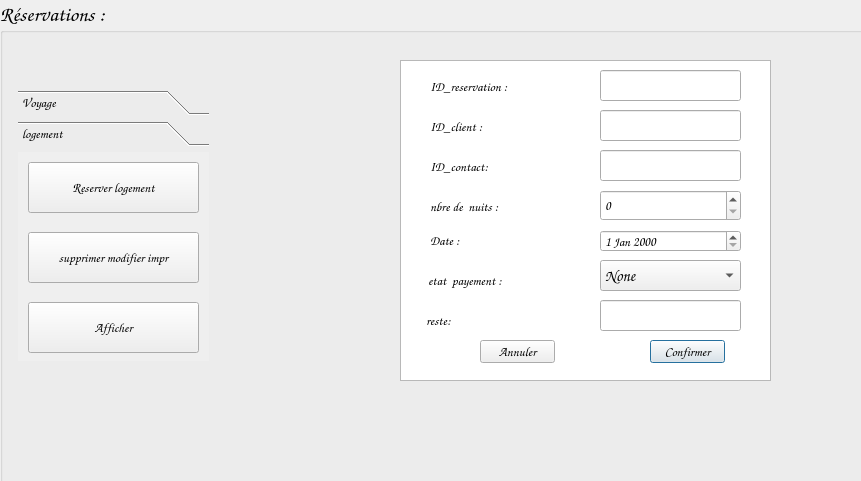
<?xml version="1.0" encoding="UTF-8"?>
<ui version="4.0">
 <class>Rlog</class>
 <widget class="QDialog" name="Rlog">
  <property name="geometry">
   <rect>
    <x>0</x>
    <y>0</y>
    <width>861</width>
    <height>481</height>
   </rect>
  </property>
  <property name="windowTitle">
   <string>Dialog</string>
  </property>
  <widget class="QGroupBox" name="groupBox">
   <property name="geometry">
    <rect>
     <x>0</x>
     <y>0</y>
     <width>861000</width>
     <height>481000</height>
    </rect>
   </property>
   <property name="minimumSize">
    <size>
     <width>861000</width>
     <height>481000</height>
    </size>
   </property>
   <property name="maximumSize">
    <size>
     <width>861000</width>
     <height>481000</height>
    </size>
   </property>
   <property name="font">
    <font>
     <family>Comic Sans MS</family>
     <pointsize>16</pointsize>
    </font>
   </property>
   <property name="title">
    <string>Réservations :</string>
   </property>
   <widget class="QTextBrowser" name="textBrowser">
    <property name="geometry">
     <rect>
      <x>400</x>
      <y>60</y>
      <width>371</width>
      <height>321</height>
     </rect>
    </property>
   </widget>
   <widget class="QLineEdit" name="idr">
    <property name="geometry">
     <rect>
      <x>600</x>
      <y>70</y>
      <width>141</width>
      <height>31</height>
     </rect>
    </property>
   </widget>
   <widget class="QLineEdit" name="idc">
    <property name="geometry">
     <rect>
      <x>600</x>
      <y>110</y>
      <width>141</width>
      <height>31</height>
     </rect>
    </property>
   </widget>
   <widget class="QComboBox" name="etp">
    <property name="geometry">
     <rect>
      <x>600</x>
      <y>260</y>
      <width>141</width>
      <height>31</height>
     </rect>
    </property>
    <property name="font">
     <font>
      <pointsize>12</pointsize>
     </font>
    </property>
    <item>
     <property name="text">
      <string>None</string>
     </property>
    </item>
    <item>
     <property name="text">
      <string>paye</string>
     </property>
    </item>
    <item>
     <property name="text">
      <string>non paye</string>
     </property>
    </item>
    <item>
     <property name="text">
      <string>reste</string>
     </property>
    </item>
   </widget>
   <widget class="QPushButton" name="pushButton_3">
    <property name="geometry">
     <rect>
      <x>650</x>
      <y>340</y>
      <width>75</width>
      <height>23</height>
     </rect>
    </property>
    <property name="font">
     <font>
      <pointsize>10</pointsize>
     </font>
    </property>
    <property name="text">
     <string>Confirmer</string>
    </property>
   </widget>
   <widget class="QPushButton" name="pushButton_6">
    <property name="geometry">
     <rect>
      <x>480</x>
      <y>340</y>
      <width>75</width>
      <height>23</height>
     </rect>
    </property>
    <property name="font">
     <font>
      <pointsize>10</pointsize>
     </font>
    </property>
    <property name="text">
     <string>Annuler</string>
    </property>
   </widget>
   <widget class="QLabel" name="label_2">
    <property name="geometry">
     <rect>
      <x>430</x>
      <y>76</y>
      <width>101</width>
      <height>21</height>
     </rect>
    </property>
    <property name="font">
     <font>
      <pointsize>10</pointsize>
     </font>
    </property>
    <property name="text">
     <string>ID_reservation :</string>
    </property>
   </widget>
   <widget class="QLabel" name="label_3">
    <property name="geometry">
     <rect>
      <x>430</x>
      <y>116</y>
      <width>101</width>
      <height>21</height>
     </rect>
    </property>
    <property name="font">
     <font>
      <pointsize>10</pointsize>
     </font>
    </property>
    <property name="text">
     <string>ID_client :</string>
    </property>
   </widget>
   <widget class="QLabel" name="label_4">
    <property name="geometry">
     <rect>
      <x>428</x>
      <y>270</y>
      <width>131</width>
      <height>21</height>
     </rect>
    </property>
    <property name="font">
     <font>
      <pointsize>10</pointsize>
     </font>
    </property>
    <property name="text">
     <string>etat  payement :</string>
    </property>
   </widget>
   <widget class="QLabel" name="label_5">
    <property name="geometry">
     <rect>
      <x>426</x>
      <y>312</y>
      <width>141</width>
      <height>16</height>
     </rect>
    </property>
    <property name="font">
     <font>
      <pointsize>10</pointsize>
     </font>
    </property>
    <property name="text">
     <string>reste:</string>
    </property>
   </widget>
   <widget class="QDateEdit" name="dat">
    <property name="geometry">
     <rect>
      <x>600</x>
      <y>230</y>
      <width>141</width>
      <height>22</height>
     </rect>
    </property>
    <property name="font">
     <font>
      <pointsize>10</pointsize>
     </font>
    </property>
   </widget>
   <widget class="QLabel" name="label_6">
    <property name="geometry">
     <rect>
      <x>430</x>
      <y>230</y>
      <width>101</width>
      <height>21</height>
     </rect>
    </property>
    <property name="font">
     <font>
      <pointsize>10</pointsize>
     </font>
    </property>
    <property name="text">
     <string>Date :</string>
    </property>
   </widget>
   <widget class="QLabel" name="label_7">
    <property name="geometry">
     <rect>
      <x>430</x>
      <y>196</y>
      <width>101</width>
      <height>21</height>
     </rect>
    </property>
    <property name="font">
     <font>
      <pointsize>10</pointsize>
     </font>
    </property>
    <property name="text">
     <string>nbre de  nuits :</string>
    </property>
   </widget>
   <widget class="QSpinBox" name="nbr">
    <property name="geometry">
     <rect>
      <x>600</x>
      <y>190</y>
      <width>141</width>
      <height>31</height>
     </rect>
    </property>
    <property name="font">
     <font>
      <pointsize>10</pointsize>
     </font>
    </property>
   </widget>
   <widget class="QToolBox" name="toolBox">
    <property name="geometry">
     <rect>
      <x>18</x>
      <y>90</y>
      <width>191</width>
      <height>271</height>
     </rect>
    </property>
    <property name="font">
     <font>
      <pointsize>10</pointsize>
     </font>
    </property>
    <property name="currentIndex">
     <number>1</number>
    </property>
    <widget class="QWidget" name="Voyage">
     <property name="geometry">
      <rect>
       <x>0</x>
       <y>0</y>
       <width>191</width>
       <height>207</height>
      </rect>
     </property>
     <attribute name="label">
      <string>Voyage</string>
     </attribute>
     <widget class="QPushButton" name="pushButton">
      <property name="geometry">
       <rect>
        <x>10</x>
        <y>10</y>
        <width>171</width>
        <height>51</height>
       </rect>
      </property>
      <property name="text">
       <string>Reserver voyage</string>
      </property>
     </widget>
     <widget class="QPushButton" name="pushButton_4">
      <property name="geometry">
       <rect>
        <x>10</x>
        <y>150</y>
        <width>171</width>
        <height>51</height>
       </rect>
      </property>
      <property name="text">
       <string>Afficher</string>
      </property>
     </widget>
     <widget class="QPushButton" name="pushButton_7">
      <property name="geometry">
       <rect>
        <x>10</x>
        <y>80</y>
        <width>171</width>
        <height>51</height>
       </rect>
      </property>
      <property name="text">
       <string>Suprimer et modifier</string>
      </property>
     </widget>
    </widget>
    <widget class="QWidget" name="logement">
     <property name="geometry">
      <rect>
       <x>0</x>
       <y>0</y>
       <width>191</width>
       <height>207</height>
      </rect>
     </property>
     <attribute name="label">
      <string>logement</string>
     </attribute>
     <widget class="QPushButton" name="pushButton_9">
      <property name="geometry">
       <rect>
        <x>10</x>
        <y>10</y>
        <width>171</width>
        <height>51</height>
       </rect>
      </property>
      <property name="text">
       <string>Reserver logement</string>
      </property>
     </widget>
     <widget class="QPushButton" name="pushButton_10">
      <property name="geometry">
       <rect>
        <x>10</x>
        <y>150</y>
        <width>171</width>
        <height>51</height>
       </rect>
      </property>
      <property name="text">
       <string>Afficher</string>
      </property>
     </widget>
     <widget class="QPushButton" name="pushButton_13">
      <property name="geometry">
       <rect>
        <x>10</x>
        <y>80</y>
        <width>171</width>
        <height>51</height>
       </rect>
      </property>
      <property name="text">
       <string>supprimer modifier impr</string>
      </property>
     </widget>
    </widget>
   </widget>
   <widget class="QLabel" name="label_8">
    <property name="geometry">
     <rect>
      <x>430</x>
      <y>156</y>
      <width>101</width>
      <height>21</height>
     </rect>
    </property>
    <property name="font">
     <font>
      <pointsize>10</pointsize>
     </font>
    </property>
    <property name="text">
     <string>ID_contact:</string>
    </property>
   </widget>
   <widget class="QLineEdit" name="idco">
    <property name="geometry">
     <rect>
      <x>600</x>
      <y>150</y>
      <width>141</width>
      <height>31</height>
     </rect>
    </property>
    <property name="text">
     <string/>
    </property>
   </widget>
   <widget class="QLineEdit" name="res">
    <property name="geometry">
     <rect>
      <x>600</x>
      <y>300</y>
      <width>141</width>
      <height>31</height>
     </rect>
    </property>
    <property name="text">
     <string/>
    </property>
   </widget>
  </widget>
  <widget class="QLabel" name="label">
   <property name="geometry">
    <rect>
     <x>0</x>
     <y>0</y>
     <width>861</width>
     <height>481</height>
    </rect>
   </property>
   <property name="text">
    <string/>
   </property>
   <property name="pixmap">
    <pixmap>../tof/inspiration-voyage.jpeg</pixmap>
   </property>
  </widget>
  <zorder>label</zorder>
  <zorder>groupBox</zorder>
 </widget>
 <resources/>
 <connections>
  <connection>
   <sender>pushButton_3</sender>
   <signal>clicked()</signal>
   <receiver>Rlog</receiver>
   <slot>reject()</slot>
   <hints>
    <hint type="sourcelabel">
     <x>671</x>
     <y>333</y>
    </hint>
    <hint type="destinationlabel">
     <x>947</x>
     <y>364</y>
    </hint>
   </hints>
  </connection>
  <connection>
   <sender>pushButton_6</sender>
   <signal>clicked()</signal>
   <receiver>Rlog</receiver>
   <slot>reject()</slot>
   <hints>
    <hint type="sourcelabel">
     <x>542</x>
     <y>333</y>
    </hint>
    <hint type="destinationlabel">
     <x>974</x>
     <y>452</y>
    </hint>
   </hints>
  </connection>
  <connection>
   <sender>pushButton_3</sender>
   <signal>clicked()</signal>
   <receiver>Rlog</receiver>
   <slot>reject()</slot>
   <hints>
    <hint type="sourcelabel">
     <x>707</x>
     <y>337</y>
    </hint>
    <hint type="destinationlabel">
     <x>733</x>
     <y>521</y>
    </hint>
   </hints>
  </connection>
 </connections>
</ui>
